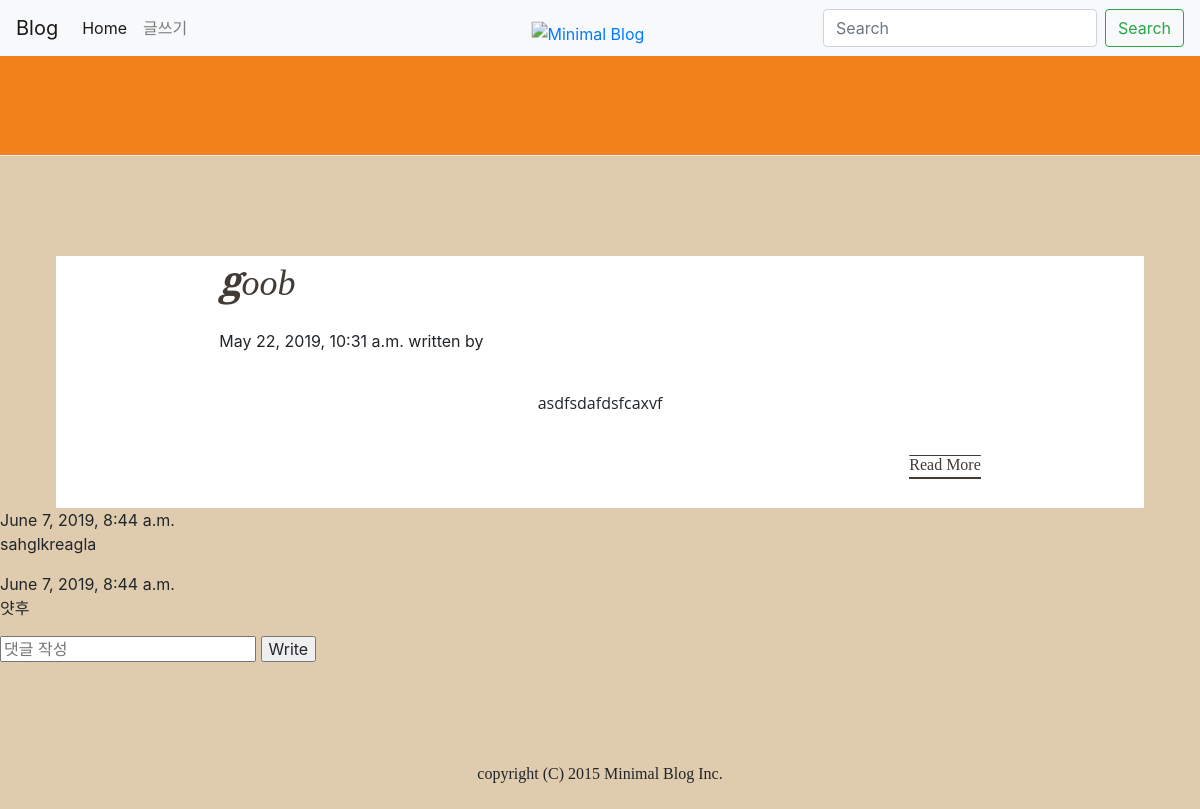
Screenshot of /n/1 with the database file from the repository.
### main/models.py (models this page shows, shortened)
class Post(models.Model):
    title = models.CharField(max_length=100)
    date = models.DateTimeField(auto_now_add=True)
    body = models.TextField()

class Comment(models.Model):
    post = models.ForeignKey(Post, on_delete=models.CASCADE, null=True, related_name='comments')
    comment_date = models.DateTimeField(auto_now_add=True)
    comment_contents = models.CharField(max_length=200)

### main/views.py (the view)
# urls.py: path('n/<int:post_id>', main.views.detail, name ="detail"),
def detail(request, post_id):
    post = get_object_or_404(Post, pk =post_id)
    var = {
        'posts':post,
    }
    return render(request, 'detail.html', var)

### main/templates/detail.html (shortened to what this page needs)
{% extends 'base.html' %}
{%block content%}
    <div class="animated fadeInLeft">
      <div class="post">
          <div class="section">
              <h1>{{posts.title}}</h1>{{posts.date}}
              written by {{user.first_name}}
          <p>{{posts.body}}</p>
          <a href="#" class="readmore">Read More</a>
          </div>
      </div>
      {% for comment in posts.comments.all %}
        <div>
            <div class="date">{{ comment.comment_date }}</div>
            <p>{{ comment.comment_contents }}</p>
        </div>
    {% empty %}
        <p>댓글이 없습니다.</p>
    {% endfor %}
    <form action="{% url 'comment_write' post_pk=posts.pk %}" method="POST">
        <input type="text" name="content" placeholder="댓글 작성">
        <input type="submit" value="Write">
    </form>
    </div>
{%endblock%}

### main/templates/base.html (style rules this page uses)
*, *::after, *::before { box-sizing: inherit; }
body { margin: 0; }
a { background-color: transparent; }
h1 { font-size: 2em; margin: 0.67em 0; }
button, input, optgroup, select, textarea { color: inherit; font: inherit; margin: 0; }
button, html input[type="button"], input[type="reset"], input[type="submit"] { -webkit-appearance: button; cursor: pointer; }
input { line-height: normal; }
body { margin: 0px; background: #DFCCAE; }
.post { max-width: 68em; margin-left: auto; margin-right: auto; margin-top: 100px; background: white; }
.post::after { clear: both; content: ""; display: table; }
.post .section { width: 70%; margin: 0 auto; padding-bottom: 5%; }
.post h1 { font-family: 'Playfair Display', serif; font-style: italic; font-weight: 400; color: #423B35; text-align: left; font-size: 36px; }
.post h1::first-letter { font-weight: 700; font-size: 40px; }
.post p { outline-offset: 110px; text-align-last: center; font-family: open sans; font-weight: 400; margin: 5% auto; }
.post .readmore { text-decoration-color: #DFCCAE; text-decoration: overline; color: #423B35; display: block; float: right; font-family: 'Playfair Display', serif; border-bottom: 2px inset #423B35; }

### rows the page displays
Post: title "goob", date "May 22, 2019, 10:31 a.m.", body "asdfsdafdsfcaxvf"
Comment: comment_date "June 7, 2019, 8:44 a.m.", comment_contents "sahglkreagla"
Comment: comment_date "June 7, 2019, 8:44 a.m.", comment_contents "얏후"
